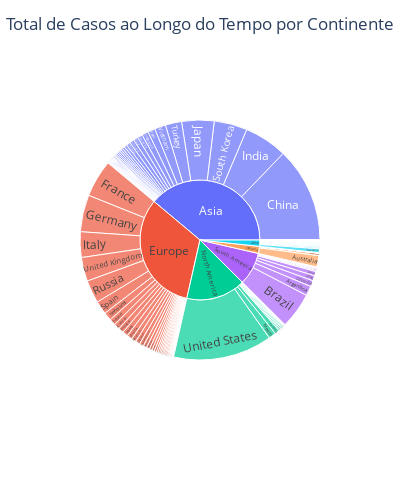

Write notebook code for a chart like this one.
### Code cell
# Plotando um gráfico para ver o Total de Casos com o decorrer do tempo
fig = px.sunburst(sn, path=['continent', 'location'], values='total_cases')
fig.update_layout(width=400, height=500, title='Total de Casos ao Longo do Tempo separado por Continente', title_x=0.5)
fig.show()

### Figure 1 — Plotly figure (JSON) as saved in the notebook; plotly's stock layout.template omitted (floating-point values rounded to 4 significant figures; data arrays with more than 128 entries replaced by an {"elided": "..."} marker saying what was removed)
{"data": [{"branchvalues": "total", "domain": {"x": [0, 1], "y": [0, 1]}, "hovertemplate": "labels=%{label}<br>total_cases=%{value}<br>parent=%{parent}<br>id=%{id}<extra></extra>", "ids": {"elided": "249 str values"}, "labels": {"elided": "249 str values"}, "name": "", "parents": {"elided": "249 str values"}, "type": "sunburst", "values": {"elided": "249 int values"}}], "layout": {"height": 500, "legend": {"tracegroupgap": 0}, "margin": {"t": 60}, "title": {"text": "Total de Casos ao Longo do Tempo por Continente", "x": 0.5}, "width": 400}}
